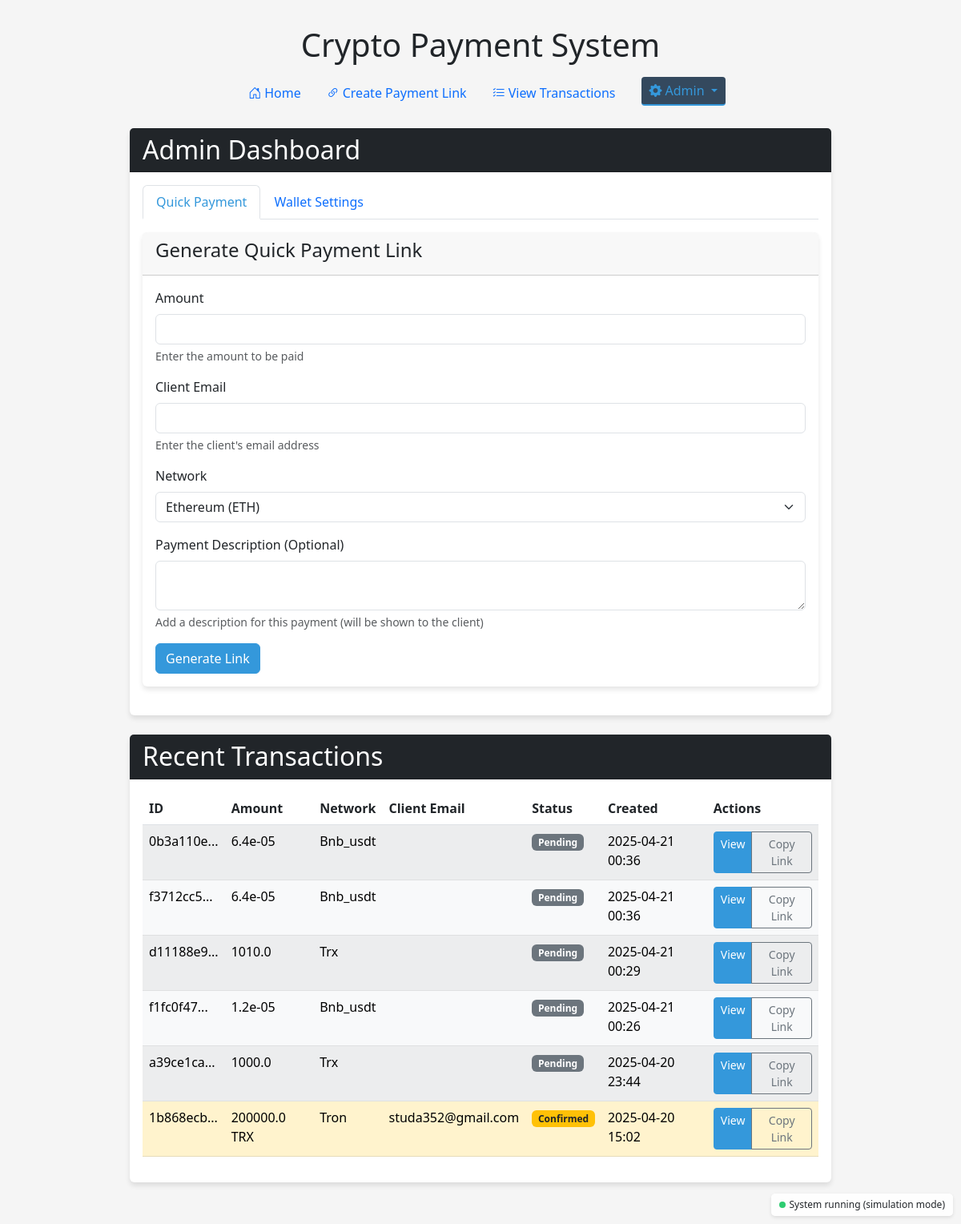
/admin, run on an earlier commit of the app's database.
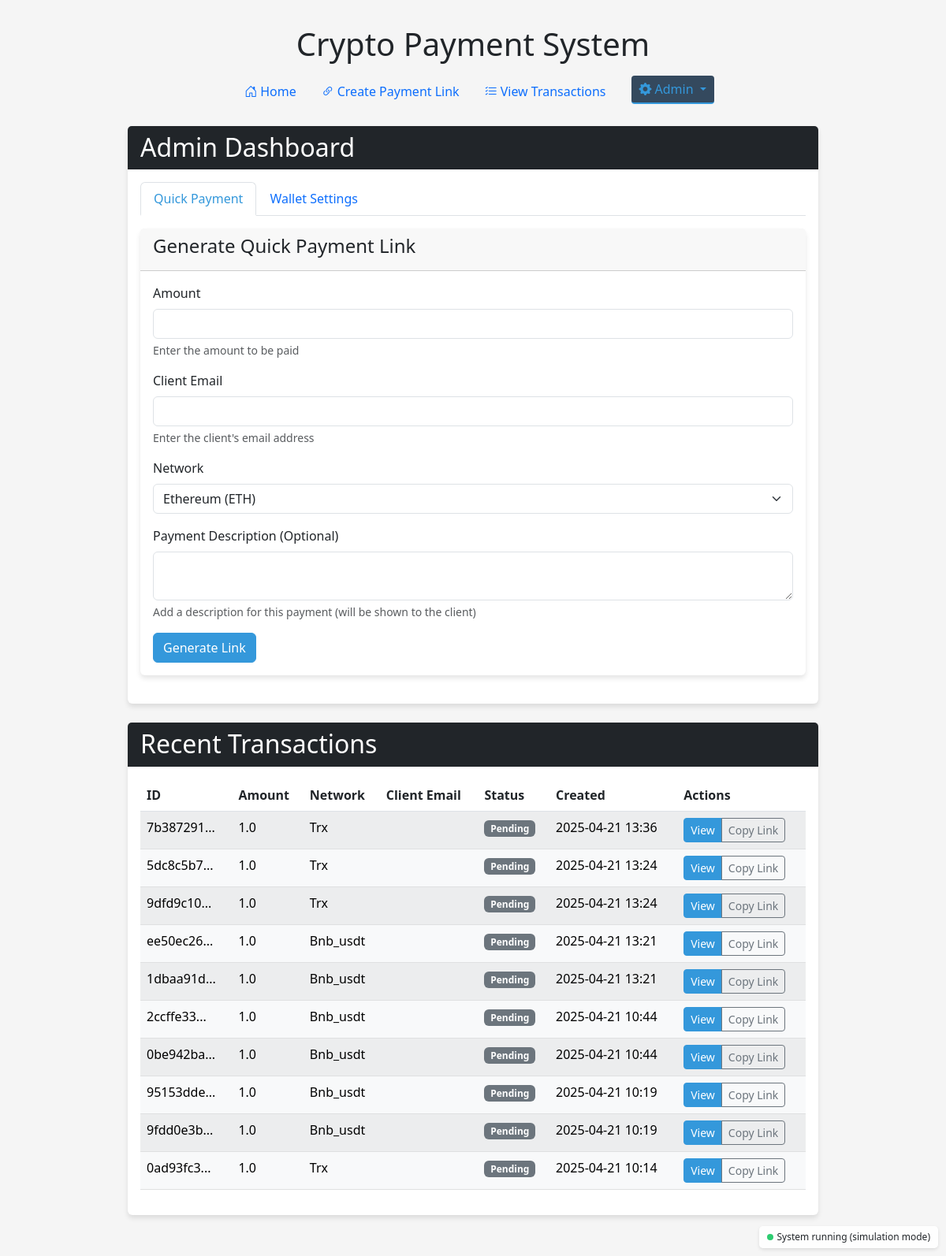
And on a later commit of the database.
### app.py (models this page shows, shortened)
class Transaction(db.Model):
    id = db.Column(db.String(36), primary_key=True)
    amount = db.Column(db.Float, nullable=False)
    network = db.Column(db.String(20), nullable=False)
    client_email = db.Column(db.String(100), nullable=False)
    description = db.Column(db.Text, nullable=True)
    status = db.Column(db.String(20), default='pending')  # pending, confirmed, completed
    tx_hash = db.Column(db.String(100), nullable=True)  # blockchain transaction hash
    created_at = db.Column(db.DateTime, default=datetime.utcnow)
    updated_at = db.Column(db.DateTime, default=datetime.utcnow, onupdate=datetime.utcnow)

### app.py (the view)
@app.route('/admin')
def admin_dashboard():
    wallet_addresses = get_wallet_addresses()
    transactions = Transaction.query.order_by(Transaction.created_at.desc()).limit(10).all()
    return render_template('admin.html', wallets=wallet_addresses, transactions=transactions)

### app.py (called while the page is built)
def get_wallet_addresses():
    wallets = WalletAddress.query.all()
    return {wallet.network: wallet.address for wallet in wallets}

@app.teardown_appcontext
def shutdown_services(exception=None):
    if 'payment_processor' in globals() and hasattr(payment_processor, 'stop'):
        payment_processor.stop()
    if hasattr(email_service, 'stop'):
        email_service.stop()

### email_service.py (called while the page is built, shortened)
    def stop(self):
        if not self.use_background_thread or not self.thread or not self.thread.is_alive():
            logger.warning("Email processor is not running")
            return False

### templates/admin.html (shortened to what the changed rows need)
{% extends 'base.html' %}
{% block content %}
<div class="card mb-4">
    <div class="card-header bg-dark text-white">
        <h2 class="mb-0">Admin Dashboard</h2>
    </div>
</div>
<div class="card">
    <div class="card-header bg-dark text-white">
        <h2 class="mb-0">Recent Transactions</h2>
    </div>
    <div class="card-body">
        <div class="table-responsive">
            <table class="table table-striped table-hover">
                <thead>
                    <tr>
                        <th>ID</th>
                        <th>Amount</th>
                        <th>Network</th>
                        <th>Client Email</th>
                        <th>Status</th>
                        <th>Created</th>
                        <th>Actions</th>
                    </tr>
                </thead>
                <tbody id="recent-transactions">
                    {% for transaction in transactions %}
                    <tr class="{% if transaction.status == 'completed' %}table-success{% elif transaction.status == 'confirmed' %}table-warning{% elif transaction.status == 'pending' %}table-light{% endif %}">
                        <td>{{ transaction.id[:8] }}...</td>
                        <td>{{ transaction.amount }} {% if transaction.network == 'bitcoin' %}BTC{% elif transaction.network == 'ethereum' %}ETH{% elif transaction.network == 'bnb' %}BNB{% elif transaction.network == 'tron' %}TRX{% elif transaction.network == 'solana' %}SOL{% endif %}</td>
                        <td>{{ transaction.network.capitalize() }}</td>
                        <td>{{ transaction.client_email }}</td>
                        <td>
                            {% if transaction.status == 'completed' %}
                                <span class="badge bg-success">Completed</span>
                            {% elif transaction.status == 'confirmed' %}
                                <span class="badge bg-warning text-dark">Confirmed</span>
                            {% elif transaction.status == 'pending' %}
                                <span class="badge bg-secondary">Pending</span>
                            {% endif %}
                        </td>
                        <td>{{ transaction.created_at.strftime('%Y-%m-%d %H:%M') }}</td>
                        <td>
                            <div class="btn-group">
                                <a href="{{ url_for('confirm_payment', transaction_id=transaction.id) }}?amount={{ transaction.amount }}&network={{ transaction.network }}" class="btn btn-sm btn-primary">View</a>
                                <button class="btn btn-sm btn-outline-secondary copy-link" data-link="{{ url_for('confirm_payment', transaction_id=transaction.id, _external=True) }}?amount={{ transaction.amount }}&network={{ transaction.network }}">Copy Link</button>
                            </div>
                        </td>
                    </tr>
                    {% endfor %}
                </tbody>
            </table>
        </div>
    </div>
</div>
{% endblock %}

What changed in the data, as far as the page shows it:
no longer on this page (row unchanged): Transaction: status "Pending"
no longer on this page (row unchanged): Transaction: status "Pending"
no longer on this page (row unchanged): Transaction: status "Pending"
no longer on this page (row unchanged): Transaction: status "Pending"
no longer on this page (row unchanged): Transaction: status "Pending"
no longer on this page (row unchanged): Transaction: shows "TRX", status "Confirmed"
added Transaction: status "Pending"
added Transaction: status "Pending"
added Transaction: status "Pending"
added Transaction: status "Pending"
added Transaction: status "Pending"
added Transaction: status "Pending"
added Transaction: status "Pending"
added Transaction: status "Pending"
added Transaction: status "Pending"
added Transaction: status "Pending"
